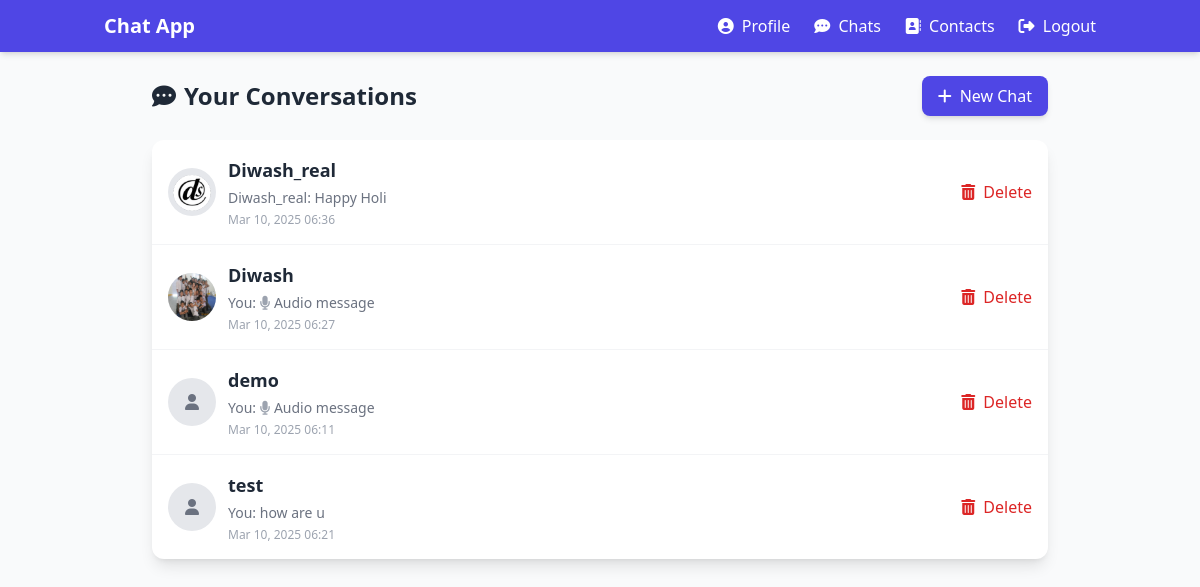
The app's page / (signed in) with its own data.
### chat/models.py (models this page shows, shortened)
class Message(models.Model):
    MESSAGE_TYPES = (
        ('text', 'Text'),
        ('audio', 'Audio'),
        ('file', 'File'),
    )
    room = models.ForeignKey(Room, related_name='messages', on_delete=models.CASCADE)
    sender = models.ForeignKey(User, related_name='sent_messages', on_delete=models.CASCADE)
    content = models.TextField(blank=True)
    file = models.FileField(upload_to='chat_files/', blank=True, null=True)
    message_type = models.CharField(max_length=10, choices=MESSAGE_TYPES, default='text')
    timestamp = models.DateTimeField(auto_now_add=True)
    is_read = models.BooleanField(default=False)
    class Meta:
        ordering = ['timestamp']

### chat/views.py (the view)
# urls.py: path('', views.index, name='index'),
@login_required
def index(request):
    rooms = Room.objects.filter(participants=request.user).order_by('-created_at')
    room_data = []
    for room in rooms:
        latest_message = room.messages.last()
        other_participants = room.participants.exclude(id=request.user.id)
        participant_profiles = []
        for participant in other_participants:
            profile = Profile.objects.filter(user=participant).first()
            participant_profiles.append({
                'username': participant.username,
                'profile_picture': profile.profile_picture if profile and profile.profile_picture else None
            })
        room_info = {
            'id': room.id,
            'name': room.name if room.name else ", ".join([user.username for user in other_participants]),
            'latest_message': latest_message,
            'other_participants': other_participants,
            'participant_profiles': participant_profiles,
            'unread_count': room.messages.filter(is_read=False).exclude(sender=request.user).count(),
        }
        room_data.append(room_info)
    return render(request, 'chat/index.html', {
        'room_data': room_data,
    })

### chat/templates/chat/index.html (shortened to what this page needs)
{% extends 'base.html' %}
{% block content %}
<div class="max-w-4xl mx-auto">
  <div class="flex justify-between items-center mb-6">
    <h1 class="text-2xl font-bold text-gray-800">
      <i class="fas fa-comment-dots mr-2"></i>Your Conversations
    </h1>
    <a href="{% url 'contacts' %}" class="bg-indigo-600 hover:bg-indigo-700 text-white py-2 px-4 rounded-lg transition shadow-md flex items-center">
      <i class="fas fa-plus mr-2"></i> New Chat
    </a>
  </div>
  <div class="bg-white rounded-xl shadow-lg overflow-hidden">
    {% if room_data %}
      <div class="divide-y divide-gray-100">
        {% for room in room_data %}
          <a href="{% url 'room' room.id %}" class="block hover:bg-gray-50 transition">
            <div class="p-4 flex justify-between items-center space-x-4">
              <div class="flex-1 min-w-0">
                <div class="flex items-center">
                  {% if room.is_group %}
                    <div class="w-12 h-12 bg-indigo-100 rounded-full flex items-center justify-center mr-3 flex-shrink-0">
                      <i class="fas fa-users text-indigo-500 text-lg"></i>
                    </div>
                  {% else %}
                    <div class="w-12 h-12 bg-gray-200 rounded-full flex items-center justify-center mr-3 flex-shrink-0">
                      {% for profile in room.participant_profiles %}
                        {% if profile.profile_picture %}
                          <img src="{{ profile.profile_picture.url }}" alt="{{ profile.username }}" class="w-12 h-12 rounded-full">
                        {% else %}
                          <i class="fas fa-user text-gray-500"></i>
                        {% endif %}
                      {% endfor %}
                    </div>
                  {% endif %}
                  <div class="flex-1 min-w-0">
                    <h3 class="text-lg font-semibold text-gray-800 truncate">{{ room.name }}</h3>
                    {% if room.latest_message %}
                      <p class="text-sm text-gray-500 truncate mt-1">
                        {% if room.latest_message.sender == request.user %}
                          <span class="font-medium">You: </span>
                        {% else %}
                          <span class="font-medium">{{ room.latest_message.sender.username }}: </span>
                        {% endif %}
                        {% if room.latest_message.message_type == 'text' %}
                          {{ room.latest_message.content|truncatechars:40 }}
                        {% elif room.latest_message.message_type == 'audio' %}
                          <i class="fas fa-microphone text-gray-400"></i> Audio message
                        {% else %}
                          <i class="fas fa-file text-gray-400"></i> File
                        {% endif %}
                      </p>
                      <p class="text-xs text-gray-400 mt-1">{{ room.latest_message.timestamp|date:"M d, Y H:i" }}</p>
                    {% else %}
                      <p class="text-sm text-gray-500 mt-1">No messages yet</p>
                    {% endif %}
                  </div>
                </div>
              </div>
              <div class="ml-4 flex-shrink-0">
                <form method="post" action="{% url 'delete_chat' room.id %}" onsubmit="return confirm('Are you sure you want to delete this chat?');">
                  <button type="submit" class="text-red-600 hover:text-red-700 font-medium transition">
                    <i class="fas fa-trash-alt mr-2"></i>Delete
                  </button>
                </form>
              </div>
            </div>
          </a>
        {% endfor %}
      </div>
    {% endif %}
  </div>
</div>
{% endblock %}

### records on screen
Message: name "Diwash_real", latest_message.sender.username "Diwash_real", latest_message.content "Happy Holi", latest_message.timestamp "Mar 10, 2025 06:36"
Message: name "Diwash", shows "You:", message_type "audio" (drawn), latest_message.timestamp "Mar 10, 2025 06:27"
Message: name "demo", shows "You:", message_type "audio" (drawn), latest_message.timestamp "Mar 10, 2025 06:11"
Message: name "test", shows "You:", latest_message.content "how are u", latest_message.timestamp "Mar 10, 2025 06:21"
